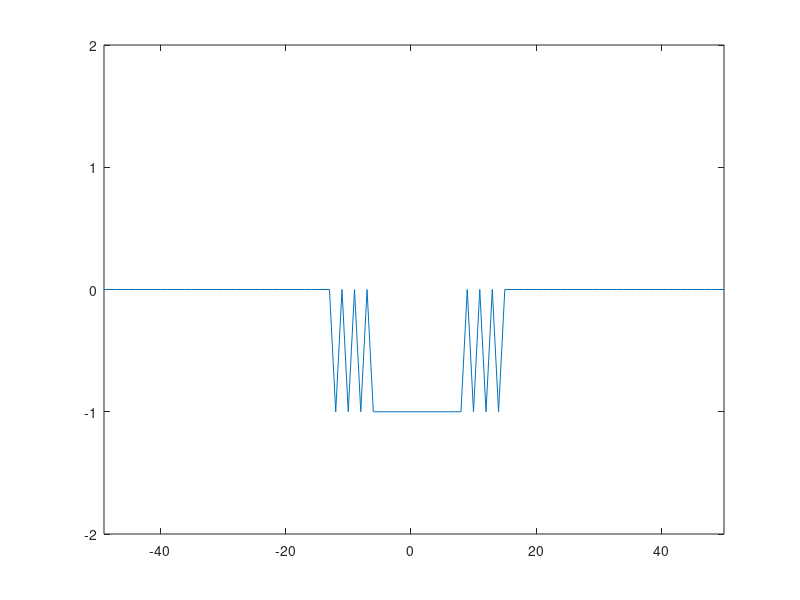

MATLAB code for this plot:
clear all;
%close all;

Nx = 100;
tmax = 300;
Nt = 300;

h = 1;
dt = tmax / Nt

xrange = h * ((1:Nx) - Nx/2);
%p_now = exp(-xrange.^2 * 0.01);
%p_now = exp(-xrange.^2 * 0.1);
%p_now = exp(-xrange.^2 * 0.3);
p_now = zeros(Nx, 1);
p_now(40:60) = 1;
p_past = p_now;


frame_nr = 0;
for t_idx = 1:Nt
  t = dt * t_idx;

  p_new = 2 * p_now(2:end-1) - p_past(2:end-1) + (dt/h)^2 * diff(p_now, 2);
  p_past = p_now;
  p_now(2:end-1) = p_new;
  if frame_nr <= t
    frame_nr = frame_nr + 1;
    plot(xrange, p_now);
    axis([min(xrange), max(xrange), -2, 2]);
    pause(0.0001);
    drawnow;
  end
end


